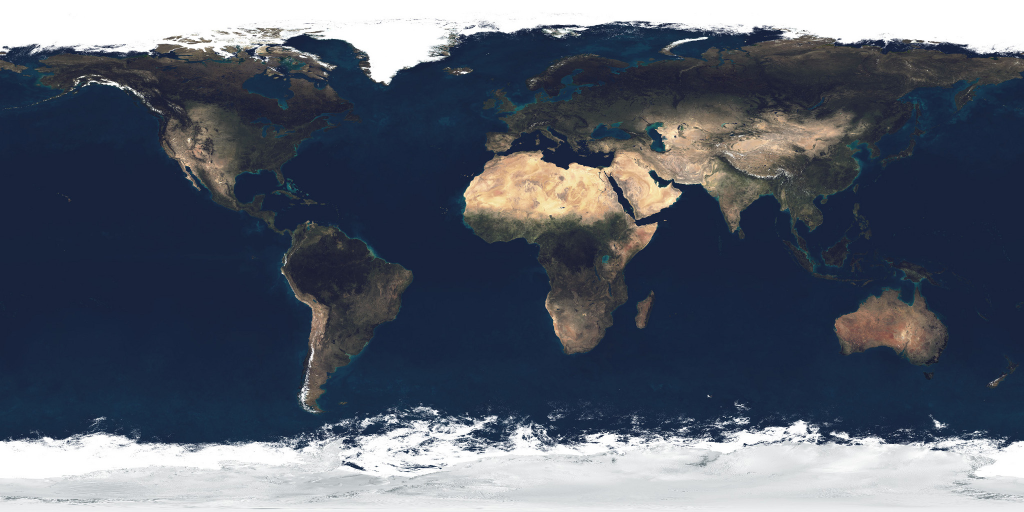
#> input picture assets/source/earth_atmos_2048.jpg, 2048 x 1024 px, found by its file name (shown at 1/2 size)
$ python bake_textures.py
#> lines starting #> are read from the running program, lines starting #| are printed output that depends on the picture
#!/usr/bin/env python3
"""
Texture baker for "What If the Moon Hit Earth?"

Takes the equirectangular source maps in assets/source (real NASA-derived
continent / lunar-albedo data) and bakes high-resolution, film-ready maps:

  earth_day.jpg      sharpened + detail-enhanced day side
  earth_night.jpg    city lights with glow
  earth_clouds.jpg   procedural cloud coverage (grayscale alpha)
  earth_spec.jpg     ocean mask (roughness / glint)
  earth_normal.jpg   topography normal map
  earth_lava.jpg     emissive magma network (aftermath)
  earth_crust.jpg    cooled-crust albedo (aftermath)
  moon_albedo.jpg    albedo + stamped crater ejecta / rays
  moon_normal.png    crater normal map (true crater size distribution)
  milkyway.jpg       soft Milky Way band (stars are drawn as 3D points)

Usage:  python3 tools/bake_textures.py --res 4096      (4K, default)
        python3 tools/bake_textures.py --res 8192      (8K, needs ~6 GB RAM)

Drop your own files into assets/source with the same names to override the
inputs (e.g. NASA Blue Marble as earth_atmos_2048.jpg at any resolution).
"""
import argparse, math, os, sys, time
import numpy as np
from PIL import Image
from scipy import ndimage as ndi

ap = argparse.ArgumentParser()
ap.add_argument("--res", type=int, default=4096, help="texture width (height = width/2)")
ap.add_argument("--src", default="assets/source")
ap.add_argument("--out", default="assets/baked")
ap.add_argument("--only", default="", help="comma list: earth,night,clouds,lava,moon,sky")
ap.add_argument("--quality", type=int, default=95)
args = ap.parse_args()

W = args.res
H = W // 2
SRC, OUT = args.src, args.out
os.makedirs(OUT, exist_ok=True)
only = set(s for s in args.only.split(",") if s)
want = lambda k: (not only) or (k in only)
T0 = time.time()
def log(*a): print(f"[{time.time()-T0:6.1f}s]", *a, flush=True)

# --------------------------------------------------------------------------
# Noise on the unit sphere (seamless in longitude, no pole pinching)
# --------------------------------------------------------------------------
TABLE = np.random.default_rng(1337).random(1 << 20, dtype=np.float32)

def _h(ix, iy, iz):
    return TABLE[((ix * 73856093) ^ (iy * 19349663) ^ (iz * 83492791)) & 0xFFFFF]

def vnoise(x, y, z):
    ix = np.floor(x); iy = np.floor(y); iz = np.floor(z)
    fx = (x - ix).astype(np.float32); fy = (y - iy).astype(np.float32); fz = (z - iz).astype(np.float32)
    ix = ix.astype(np.int64); iy = iy.astype(np.int64); iz = iz.astype(np.int64)
    ux = fx * fx * (3 - 2 * fx); uy = fy * fy * (3 - 2 * fy); uz = fz * fz * (3 - 2 * fz)
    c000 = _h(ix, iy, iz);         c100 = _h(ix + 1, iy, iz)
    c010 = _h(ix, iy + 1, iz);     c110 = _h(ix + 1, iy + 1, iz)
    c001 = _h(ix, iy, iz + 1);     c101 = _h(ix + 1, iy, iz + 1)
    c011 = _h(ix, iy + 1, iz + 1); c111 = _h(ix + 1, iy + 1, iz + 1)
    x00 = c000 + (c100 - c000) * ux; x10 = c010 + (c110 - c010) * ux
    x01 = c001 + (c101 - c001) * ux; x11 = c011 + (c111 - c011) * ux
    y0 = x00 + (x10 - x00) * uy;     y1 = x01 + (x11 - x01) * uy
    return y0 + (y1 - y0) * uz

def fbm(p, freq, octaves, gain=0.5, lac=2.03, seed=0.0):
    x, y, z = p
    s = np.zeros_like(x, dtype=np.float32); a = 1.0; tot = 0.0; f = freq
    for i in range(octaves):
        o = 17.31 * (i + 1) + seed
        s += a * vnoise(x * f + o, y * f - o * 0.7, z * f + o * 1.3)
        tot += a; a *= gain; f *= lac
    return s / tot

def sphere_dirs(r0, r1):
    rows = np.arange(r0, r1, dtype=np.float32)
    cols = np.arange(W, dtype=np.float32)
    lat = (0.5 - (rows + 0.5) / H) * math.pi
    lon = ((cols + 0.5) / W - 0.5) * 2 * math.pi
    LAT, LON = np.meshgrid(lat, lon, indexing="ij")
    c = np.cos(LAT)
    return (c * np.cos(LON)).astype(np.float32), np.sin(LAT).astype(np.float32), (c * np.sin(LON)).astype(np.float32), LAT

def chunked(fn, channels=1, rows=128):
    out = np.zeros((H, W) if channels == 1 else (H, W, channels), np.float32)
    for r0 in range(0, H, rows):
        r1 = min(H, r0 + rows)
        out[r0:r1] = fn(r0, r1)
    return out

def smoothstep(a, b, x):
    t = np.clip((x - a) / (b - a), 0, 1)
    return t * t * (3 - 2 * t)

def load(name, mode="RGB"):
#> called with name = 'earth_atmos_2048.jpg', mode = 'RGB'
    path = os.path.join(SRC, name)
    if not os.path.exists(path):
        sys.exit(f"missing source texture {path} - run tools/fetch_textures.sh")
    return Image.open(path).convert(mode)
#> returned value is the input picture: PIL image 2048x1024 RGB; mean R, G, B 87.1, 94.3, 107.3

def up(img, mode=Image.LANCZOS):
#> called with mode = 1
    return np.asarray(img.resize((W, H), mode), dtype=np.float32) / 255.0
#> returned value: shape (2048, 4096, 3) float32

# [9 lines left out: functions save_jpg, save_png, not called in this run]

def unsharp(a, sigma, amount):
    blur = np.stack([ndi.gaussian_filter(a[..., c], sigma, mode=("nearest", "wrap")) for c in range(a.shape[2])], -1)
    return a + (a - blur) * amount

DET = W / 4096.0  # detail frequency scale so 8K gets genuinely finer detail

# --------------------------------------------------------------------------
# EARTH
# --------------------------------------------------------------------------
if want("earth"):
    log("earth day / specular / normal")
    day = up(load("earth_atmos_2048.jpg"))
    spec = up(load("earth_specular_2048.jpg"), Image.BICUBIC)[..., 0]
#> call 2 of load, with name = 'earth_specular_2048.jpg', mode = 'RGB'
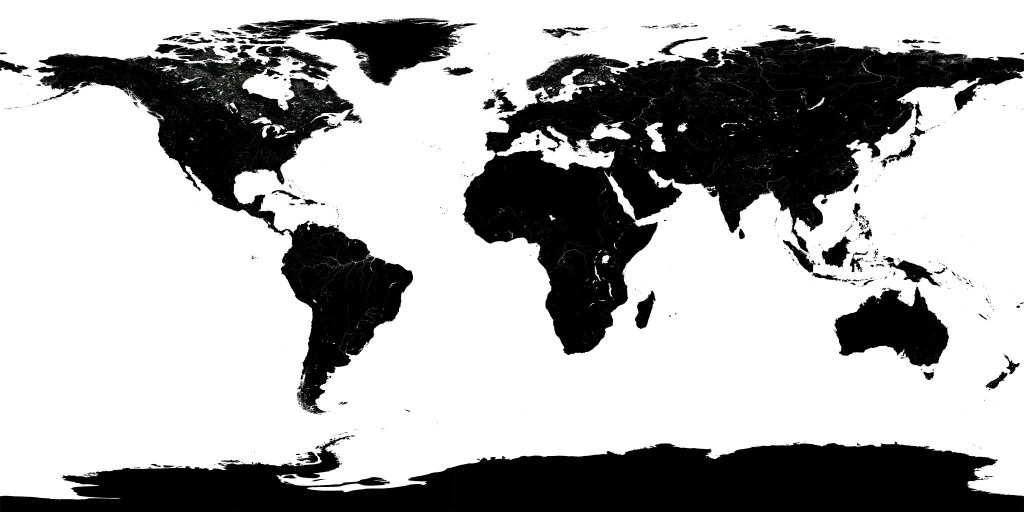
#> input picture assets/source/earth_specular_2048.jpg, 2048 x 1024 px, found by its file name (shown at 1/2 size)
#> in load, returned value is the input picture: PIL image 2048x1024 RGB; mean R, G, B 172.2, 172.3, 172.2
#> call 2 of up, with mode = 3
#> in up (call 2), `return np.asarray(img.resize((W, H), mode), dtype=np.float32) / 255.0`:
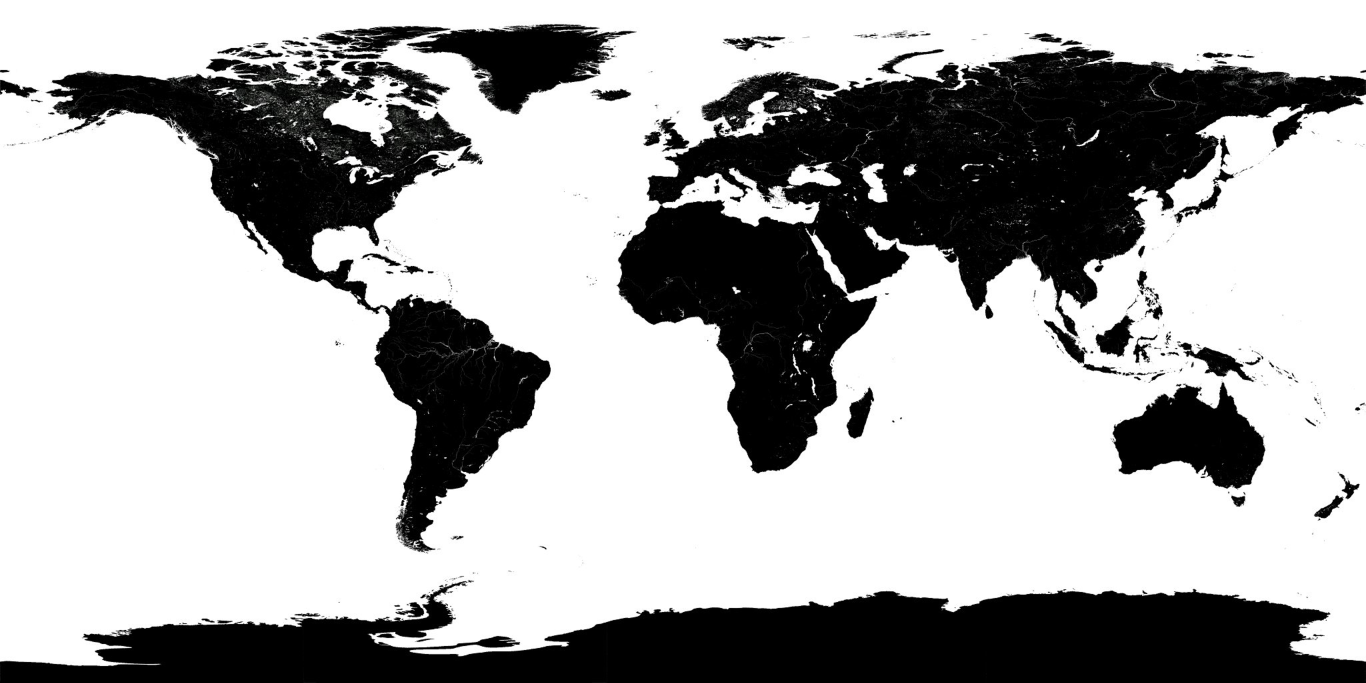
#> returned value: shape (2048, 4096, 3) float32 (shown at 1/3 size); mean of channels 0, 1, 2 0.675, 0.675, 0.675; drawn as R, G, B
    ocean = np.clip(spec * 1.6, 0, 1)                      # 1 = ocean
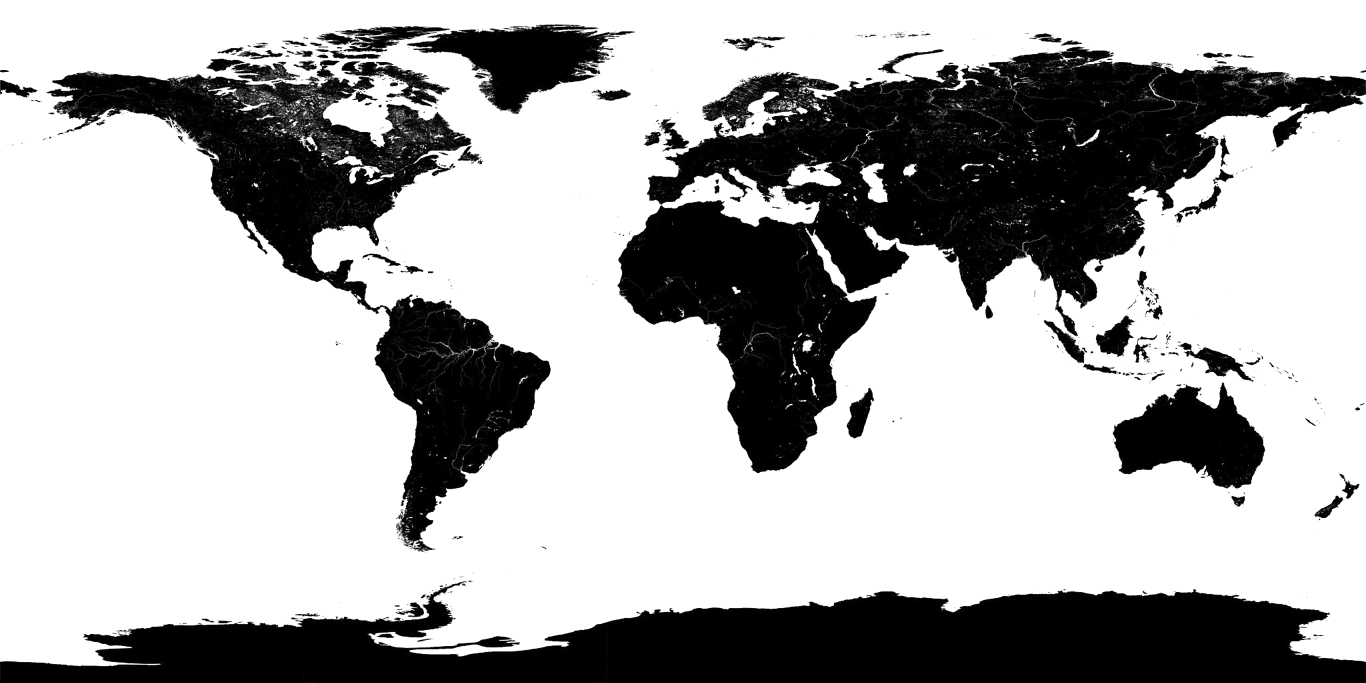
#> ocean: shape (2048, 4096) float32 (shown at 1/3 size); min 0, max 1, mean 0.684
    ocean = ndi.gaussian_filter(ocean, 0.8, mode=("nearest", "wrap"))
    land = 1 - ocean
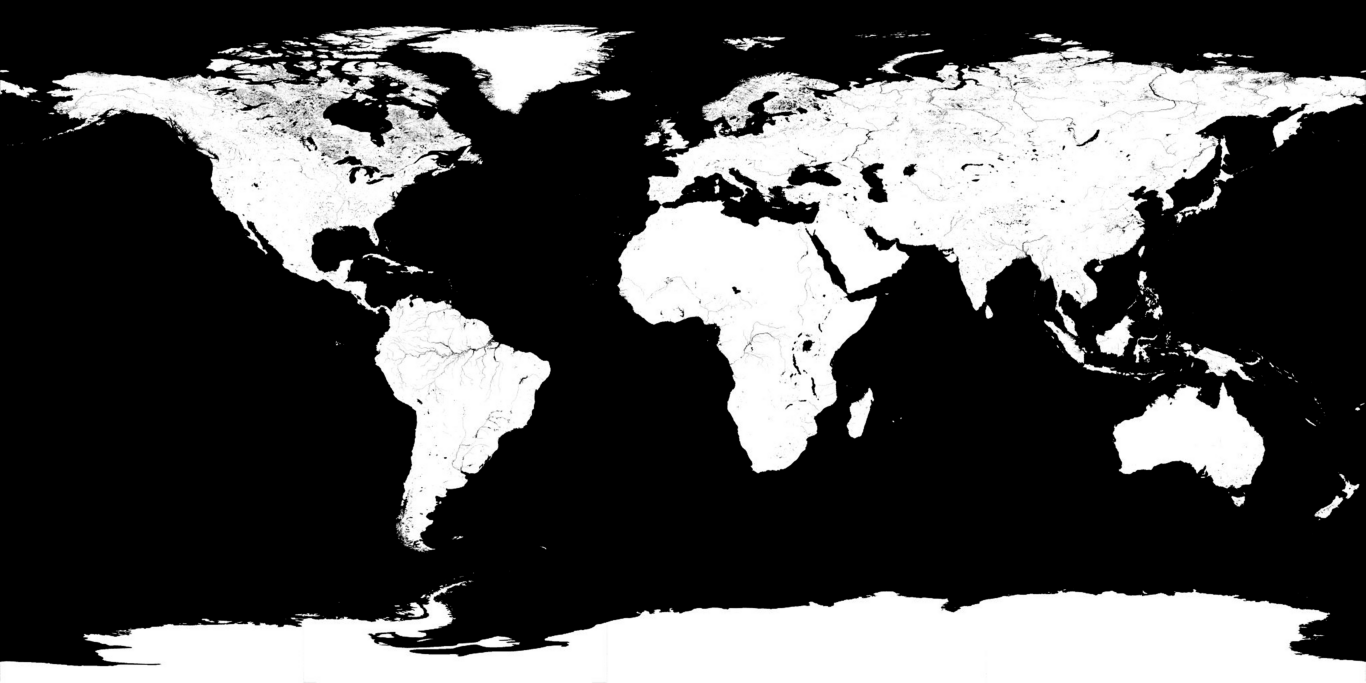
#> land: shape (2048, 4096) float32 (shown at 1/3 size); min 0, max 1, mean 0.316

    def detail(r0, r1):
        p = sphere_dirs(r0, r1)[:3]
        d1 = fbm(p, 55, 5, seed=3) - 0.5
        d2 = fbm(p, 240 * DET, 4, seed=9) - 0.5
        d3 = fbm(p, 900 * DET, 2, seed=21) - 0.5
        return np.stack([d1, d2, d3], -1)
    D = chunked(detail, 3)
#> (the run stopped early here; a loop or call above may not have finished)
